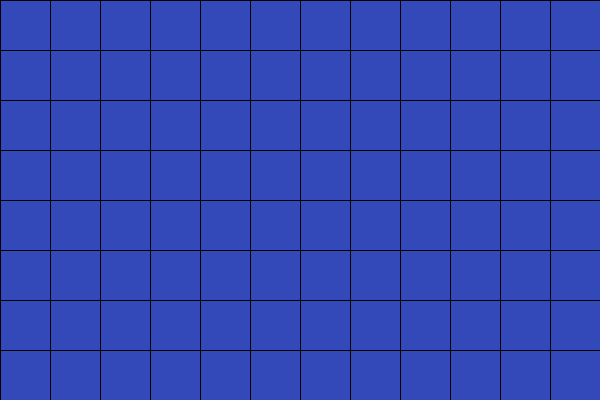
Frame 1 (no input)
Frame 60 (the mouse pressed at the canvas centre just before this capture): identical to frame 1, image omitted
Frame 120 (the mouse held since frame 60 and released just before this capture): identical to frame 1, image omitted

The Processing sketch that drew this single still picture (run headless with seeded random() and noise(); from frame 60 on, the mouse is pressed at the canvas centre):

// Processing sketch: week04_2
// ── week04_2.pde
//week04-2 好玩的程式設計 for for 迴圈+if判斷
//ctrl n 開新的程式視窗
void setup(){//設定
  size(600,400);//視窗大小600,400
}
void draw(){//畫圖
for(int y=0;y<400;y+=50){//外面 for迴圈對 y
 for(int x=0;x<600;x+=50){//裡面 for迴圈對 x
  if(x<mouseX&&mouseX<x+50) fill(#34B4B9);
  else if(y<mouseY&&mouseY<y+50) fill(#34B4B9);
  else fill(#3449B9);//自己在tool-色彩選擇器挑色彩
  rect(x,y,50,50);
 }
}
}
